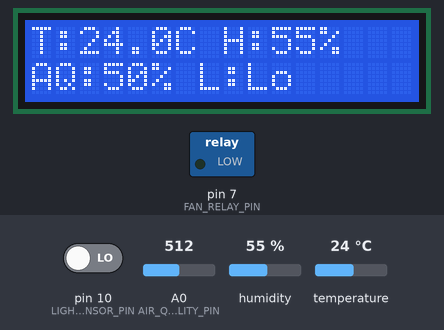
Simulated run of this sketch. Board: Arduino Uno, built with avr-gcc and run on an emulated ATmega328P. Parts: 16×2 character LCD, switched loads named in the sketch (green lamp = pin HIGH). Inputs (shaded band) come from the test bench; at power-on: pin 10 (LIGHT_SENSOR_PIN) LOW, A0 (AIR_QUALITY_PIN) = 512, humidity 55 %, temperature 24 °C.

Above: at 3.2 s.
3.3 s: pin 10 (LIGHT_SENSOR_PIN) driven HIGH
At 4.5 s:
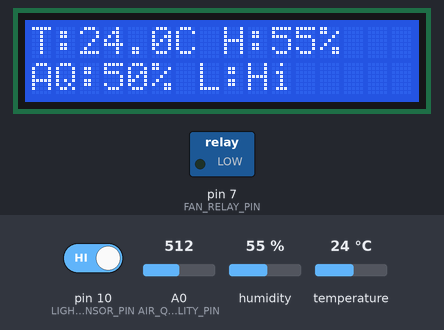
6.0 s: A0 (AIR_QUALITY_PIN) set to 720
At 7.1 s:
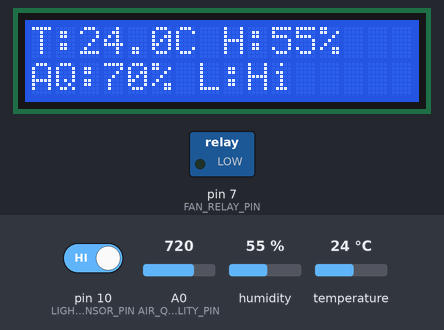
11.7 s: A0 (AIR_QUALITY_PIN) set to 737
At 13.6 s:
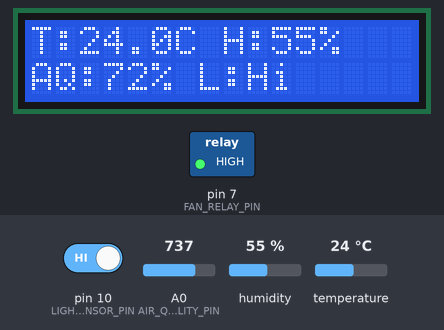
14.4 s: pin 10 (LIGHT_SENSOR_PIN) driven LOW
At 17.4 s:
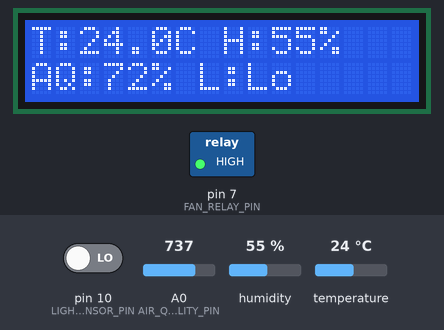
20.4 s: humidity set to 22 %
At 22.7 s:
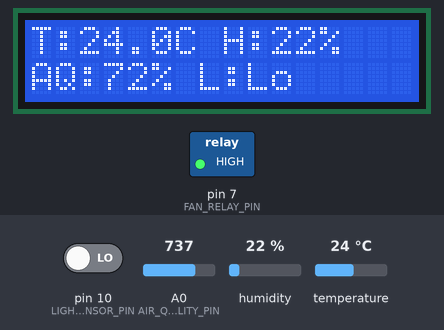
23.8 s: temperature set to 12 °C
At 25.2 s:
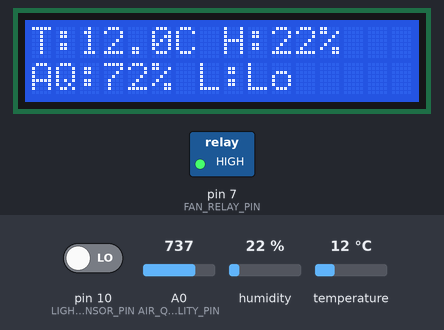
Timing chart, 0 to 26.8 s (numbered marks = the images above; inputs shaded):
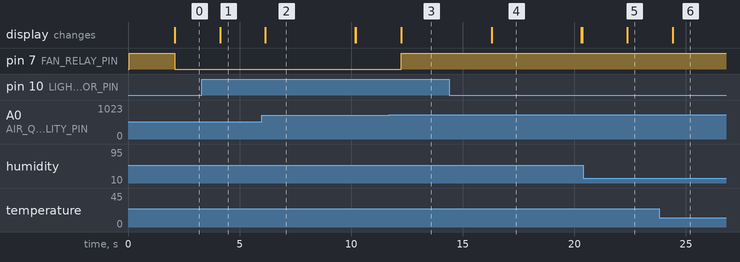

The sketch:

Air_monitoring_and_purification.ino
```cpp
#include <DHT.h>
#include <DHT_U.h>

#include <LiquidCrystal.h>


// LCD connections
LiquidCrystal lcd(12, 11, 5, 4, 3, 2);

// DHT11 setup
#define DHTPIN 6
#define DHTTYPE DHT11
DHT dht(DHTPIN, DHTTYPE);

// Sensor pins
#define AIR_QUALITY_PIN A0    // HIH-5030 as air quality sensor
#define LIGHT_SENSOR_PIN 10   // Ambient light sensor as dust sensor
#define FAN_RELAY_PIN 7       // Relay control for fan motor

void setup() {
  // Initialize LCD
  lcd.begin(16, 2);

  // Initialize DHT sensor
  dht.begin();

  // Set relay pin as output
  pinMode(FAN_RELAY_PIN, OUTPUT);

  // Turn on fan initially
  digitalWrite(FAN_RELAY_PIN, HIGH);

  // Welcome message
  lcd.print("Air Quality Sys");
  lcd.setCursor(0, 1);
  lcd.print("Initializing...");
  delay(2000);
  lcd.clear();
}

void loop() {
  // Read all sensors
  float humidity = dht.readHumidity();
  float temperature = dht.readTemperature();
  int airQualityRaw = analogRead(AIR_QUALITY_PIN);
  int lightValue = digitalRead(LIGHT_SENSOR_PIN); // Assuming digital light sensor

  // Convert HIH-5030 reading to 0-100 air quality scale
  // HIH-5030 outputs 0.8V to 3.9V for 0% to 100% RH
  // For simulation, we'll map the analog reading to 0-100
  int airQuality = map(airQualityRaw, 0, 1023, 0, 100);

  // Display temperature and humidity
  lcd.setCursor(0, 0);
  lcd.print("T:");
  lcd.print(temperature, 1);
  lcd.print("C H:");
  lcd.print(humidity, 0);
  lcd.print("%");

  // Display air quality and light (dust) status
  lcd.setCursor(0, 1);
  lcd.print("AQ:");
  lcd.print(airQuality);
  lcd.print("% L:");
  lcd.print(lightValue ? "Hi " : "Lo ");

  // Control fan based on air quality (example threshold)
  if (airQuality > 70) {  // If air quality is poor
    digitalWrite(FAN_RELAY_PIN, HIGH);  // Turn on fan
  } else {
    digitalWrite(FAN_RELAY_PIN, LOW);   // Turn off fan
  }

  // Add short delays between readings
  delay(2000);  // 2-second delay between updates

  // Optional: Clear the second line occasionally to prevent ghosting
  static unsigned long lastClear = 0;
  if (millis() - lastClear > 10000) {  // Every 10 seconds
    lcd.setCursor(0, 1);
    lcd.print("                ");  // Clear line
    lastClear = millis();
  }
}
```

Measured:
- the behaviour switches between 726 and 727 on A0 (AIR_QUALITY_PIN) (found by bisection; images 2 and 3)
- after the input at 3.3 s, the display: changes after 0.82 s (image 1)
- after the input at 6.0 s, the display: changes after 0.15 s (image 2)
- after the input at 11.7 s, pin 7 (FAN_RELAY_PIN): LOW → HIGH after 0.54 s; the display: changes after 0.54 s (image 3)
- after the input at 14.4 s, the display: changes after 1.9 s (image 4)
- after the input at 20.4 s, the display: changes after 2.0 s (image 5)
- after the input at 23.8 s, the display: changes after 0.60 s (image 6)
